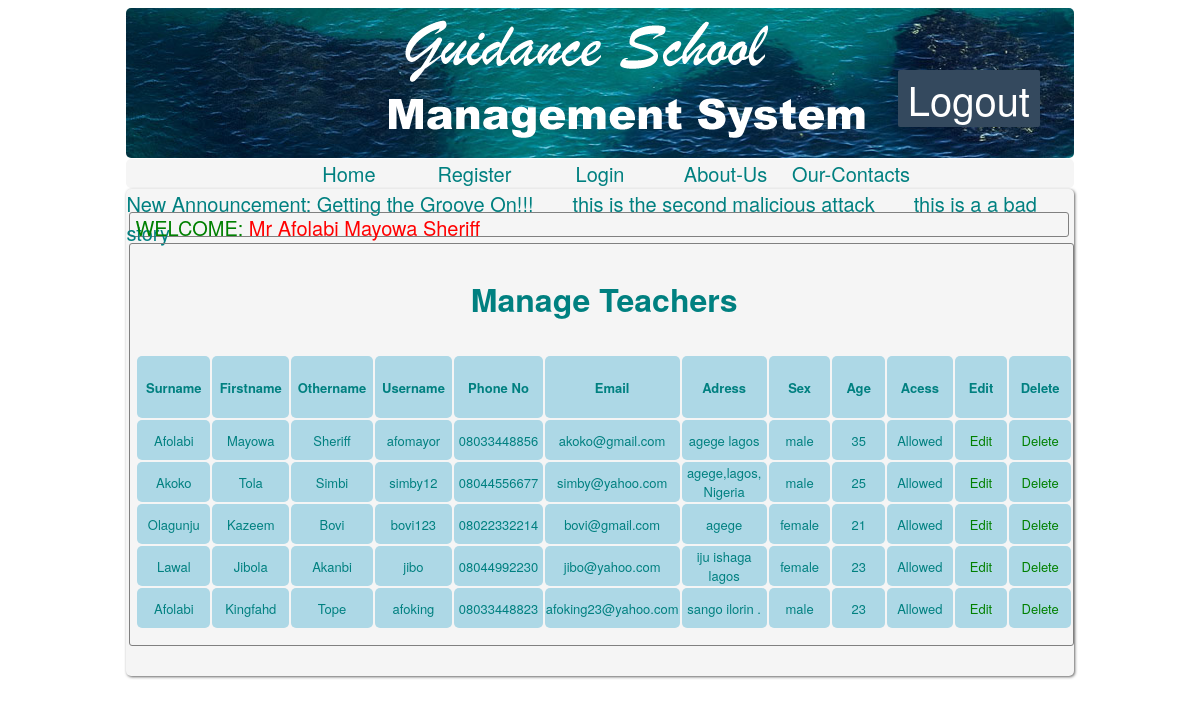
Page /manage_teachers.php (signed in) on the committed database.
### tables this page shows
CREATE TABLE IF NOT EXISTS `notice` (
  `id` int(3) unsigned NOT NULL AUTO_INCREMENT,
  `notice` varchar(500) NOT NULL,
  PRIMARY KEY (`id`),
  UNIQUE KEY `id` (`id`)
);

CREATE TABLE IF NOT EXISTS `teacher` (
  `id` int(10) NOT NULL AUTO_INCREMENT,
  `surname` varchar(50) NOT NULL,
  `firstname` varchar(50) NOT NULL,
  `othername` varchar(50) NOT NULL,
  `username` varchar(50) NOT NULL,
  `password` varchar(50) NOT NULL,
  `phone` varchar(20) NOT NULL,
  `email` varchar(50) NOT NULL,
  `class` varchar(20) NOT NULL,
  `address` varchar(100) NOT NULL,
  `sex` varchar(10) NOT NULL,
  `subject_teacher` varchar(20) NOT NULL,
  `age` int(4) NOT NULL,
  `acess` int(3) NOT NULL,
  PRIMARY KEY (`id`),
  UNIQUE KEY `username` (`username`,`phone`,`email`)
);

### manage_teachers.php (the view, shortened to what this page needs)
<!DOCTYPE html PUBLIC "-//W3C//DTD XHTML 1.0 Transitional//EN" "http://www.w3.org/TR/xhtml1/DTD/xhtml1-transitional.dtd">
<html xmlns="http://www.w3.org/1999/xhtml">
<head>
<link href="css/style.css" type="text/css" rel="stylesheet">
</head>
<body>
<div id="header"><img src="images/guidance.png" style="margin-top:-35px;margin-left:250px;"/><div id="logout">
<a href="logoutadmin.php"><label class="logout">Logout</label></a>
</div>
</div>
<?php include('menu.php'); ?>
<div id="body">
<?php  include('notices.php');  ?>
<?php  include('welcome.php');  ?>
<div class="mainjob">
<center><h3>Manage Teachers</h3></center>
<?php
$teachers=mysql_query("SELECT * FROM teacher");
echo"<table>";
echo"<thead>";
echo"<th>Surname</th>";
echo"<th>Firstname</th>";
echo"<th>Othername</th>";
echo"<th>Username</th>";
echo"<th>Phone No</th>";
echo"<th>Email</th>";
echo"<th>Adress</th>";
echo"<th>Sex</th>";
echo"<th>Age</th>";
echo"<th>Acess</th>";
echo"<th>Edit</th>";
echo"<th>Delete</th>";
echo"</thead>";
while($row=mysql_fetch_assoc($teachers)){
echo"<tr>";
echo"<td>{$row['surname']}</td>";
echo"<td>{$row['firstname']}</td>";
echo"<td>{$row['othername']}</td>";
echo"<td>{$row['username']}</td>";
echo"<td>{$row['phone']}</td>";
echo"<td>{$row['email']}</td>";
echo"<td>{$row['address']}</td>";
echo"<td>{$row['sex']}</td>";
echo"<td>{$row['age']}</td>";
if($row['acess']==1){
echo"<td>Allowed</td>";
}
$username=base64_encode($row['username']);
echo"<td><a href='edit_teachers.php?username=$username'>Edit</a></td>";
echo"<td><a href='delete_teacher.php?username=$username'>Delete</a></td>";
echo"</tr>";
}
echo"</table>";
?>
</div>
</div>
</body>
</html>

### notices.php (shortened to what this page needs)
<?php
echo"<div id='notice'>";
echo"<marquee>";
$query4="SELECT notice FROM notice ORDER BY id DESC LIMIT 0,3";
$result=mysql_query($query4);
echo "New Announcement: ";
while($row=mysql_fetch_assoc($result)){
echo "{$row['notice']} &nbsp;&nbsp;&nbsp;&nbsp;&nbsp;&nbsp;";
};
echo"</marquee></div>";
?>

### css/style.css (style rules this page uses)
h3, .h3 { font-size: 32px ; }
body { color:Teal; font-size:20px; background:url(../images/bg.jpg) repeat white; padding:0px; font-family: "Helvetica Neue", Helvetica, Arial, sans-serif; }
div { display:block; }
a { text-decoration:none; webkit-transition: 0.25s; -moz-transition: 0.25s; -o-transition: 0.25s; transition: 0.25s; }
#logout { margin-right:10px; margin-top:10px; border-radius:2px; -moz-border-radius:2px; -webkit-border-radius:2px; display: inline-block; position: absolute; top:60px; right:150px; text-align:center; background-color:#34495E; }
.logout { margin:10px; font-size:40px; color:white; cursor:pointer; }
.mainjob { width:99%; min-height:350px; display:inline-block; border-radius:3px; -moz-border-radius:3px; -webkit-border-radius:3px; border:1px solid grey; margin:3px; padding-bottom:15px; padding-left:5px; margin-bottom:30px; }
#header { width:80%; height:150px; margin-right:10%; margin-left:10%; background: url('../images/img-2.jpg') repeat whitesmoke; border-radius:5px; -moz-border-radius:5px; -webkit-border-radius:5px; }
#notice { width:100%; height:20px }
#body { margin-top:1px; width:80%; border-radius:5px; -moz-border-radius:5px; -webkit-border-radius:5px; background-color:WhiteSmoke; margin-right:10%; margin-left:10%; box-shadow: 1px 1px 3px rgba(50, 50, 50, 0.75); display:inline-block; }

### manage_teachers.php (style rules this page uses)
th { border-radius:5px; width:100px; height:60px; }
tr { font-size:13px; height:40px; overflow:auto; background-color:LightBlue; }
td { text-align:center; border-radius:5px; }
a { text-decoration:none; color:green; }

### rows in the picture
notice: notice "Getting the Groove On!!!"
notice: notice "this is the second malicious attack"
notice: notice "this is a a bad story"
teacher: surname "Afolabi", firstname "Mayowa", othername "Sheriff", username "afomayor", phone "08033448856", email "akoko@gmail.com", address "agege lagos", sex "male", age "35", acess "Allowed"
teacher: surname "Akoko", firstname "Tola", othername "Simbi", username "simby12", phone "08044556677", email "simby@yahoo.com", address "agege,lagos, Nigeria", sex "male", age "25", acess "Allowed"
teacher: surname "Olagunju", firstname "Kazeem", othername "Bovi", username "bovi123", phone "08022332214", email "bovi@gmail.com", address "agege", sex "female", age "21", acess "Allowed"
teacher: surname "Lawal", firstname "Jibola", othername "Akanbi", username "jibo", phone "08044992230", email "jibo@yahoo.com", address "iju ishaga lagos", sex "female", age "23", acess "Allowed"
teacher: surname "Afolabi", firstname "Kingfahd", othername "Tope", username "afoking", phone "08033448823", email "afoking23@yahoo.com", address "sango ilorin .", sex "male", age "23", acess "Allowed"

### other values in the picture
$adminuser['surname'] "Afolabi"
$adminuser['firstname'] "Mayowa"
$adminuser['othername'] "Sheriff"
